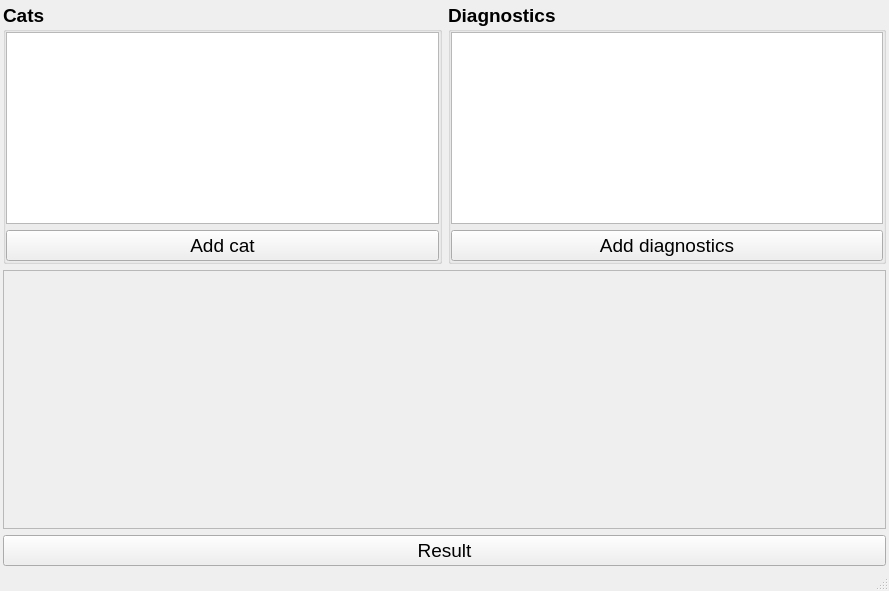
<?xml version="1.0" encoding="UTF-8"?>
<ui version="4.0">
 <class>MainWindow</class>
 <widget class="QMainWindow" name="MainWindow">
  <property name="geometry">
   <rect>
    <x>0</x>
    <y>0</y>
    <width>889</width>
    <height>591</height>
   </rect>
  </property>
  <property name="windowTitle">
   <string>MeowCare</string>
  </property>
  <widget class="QWidget" name="centralwidget">
   <layout class="QVBoxLayout" name="verticalLayout">
    <property name="leftMargin">
     <number>3</number>
    </property>
    <property name="topMargin">
     <number>3</number>
    </property>
    <property name="rightMargin">
     <number>3</number>
    </property>
    <property name="bottomMargin">
     <number>3</number>
    </property>
    <item>
     <layout class="QHBoxLayout" name="horizontalLayout">
      <item>
       <widget class="QGroupBox" name="catBox">
        <property name="font">
         <font>
          <pointsize>14</pointsize>
          <weight>75</weight>
          <bold>true</bold>
         </font>
        </property>
        <property name="title">
         <string>Cats</string>
        </property>
        <layout class="QVBoxLayout" name="verticalLayout_4">
         <property name="leftMargin">
          <number>0</number>
         </property>
         <property name="topMargin">
          <number>0</number>
         </property>
         <property name="rightMargin">
          <number>0</number>
         </property>
         <property name="bottomMargin">
          <number>0</number>
         </property>
         <item>
          <widget class="QTableView" name="gridCat">
           <property name="font">
            <font>
             <pointsize>12</pointsize>
             <weight>50</weight>
             <bold>false</bold>
            </font>
           </property>
           <attribute name="verticalHeaderVisible">
            <bool>false</bool>
           </attribute>
          </widget>
         </item>
         <item>
          <widget class="QPushButton" name="btnAddPet">
           <property name="font">
            <font>
             <pointsize>14</pointsize>
             <weight>50</weight>
             <bold>false</bold>
            </font>
           </property>
           <property name="text">
            <string>Add cat</string>
           </property>
          </widget>
         </item>
        </layout>
       </widget>
      </item>
      <item>
       <widget class="QGroupBox" name="diagBox">
        <property name="sizePolicy">
         <sizepolicy hsizetype="Preferred" vsizetype="Preferred">
          <horstretch>0</horstretch>
          <verstretch>2</verstretch>
         </sizepolicy>
        </property>
        <property name="font">
         <font>
          <pointsize>14</pointsize>
          <weight>75</weight>
          <bold>true</bold>
         </font>
        </property>
        <property name="title">
         <string>Diagnostics</string>
        </property>
        <layout class="QVBoxLayout" name="verticalLayout_2">
         <property name="leftMargin">
          <number>0</number>
         </property>
         <property name="topMargin">
          <number>0</number>
         </property>
         <property name="rightMargin">
          <number>0</number>
         </property>
         <property name="bottomMargin">
          <number>0</number>
         </property>
         <item>
          <widget class="QTableView" name="gridDiag">
           <property name="font">
            <font>
             <pointsize>12</pointsize>
             <weight>50</weight>
             <bold>false</bold>
            </font>
           </property>
           <attribute name="verticalHeaderVisible">
            <bool>false</bool>
           </attribute>
          </widget>
         </item>
         <item>
          <widget class="QPushButton" name="btnNewDiag">
           <property name="font">
            <font>
             <pointsize>14</pointsize>
             <weight>50</weight>
             <bold>false</bold>
            </font>
           </property>
           <property name="text">
            <string>Add diagnostics</string>
           </property>
          </widget>
         </item>
        </layout>
       </widget>
      </item>
     </layout>
    </item>
    <item>
     <widget class="QFrame" name="subFrame">
      <property name="sizePolicy">
       <sizepolicy hsizetype="Expanding" vsizetype="Preferred">
        <horstretch>0</horstretch>
        <verstretch>2</verstretch>
       </sizepolicy>
      </property>
      <property name="baseSize">
       <size>
        <width>0</width>
        <height>480</height>
       </size>
      </property>
      <property name="frameShape">
       <enum>QFrame::StyledPanel</enum>
      </property>
      <property name="frameShadow">
       <enum>QFrame::Raised</enum>
      </property>
     </widget>
    </item>
    <item>
     <widget class="QPushButton" name="btnCheck">
      <property name="font">
       <font>
        <pointsize>14</pointsize>
       </font>
      </property>
      <property name="text">
       <string>Result</string>
      </property>
     </widget>
    </item>
   </layout>
  </widget>
  <widget class="QStatusBar" name="statusbar"/>
 </widget>
 <resources/>
 <connections/>
</ui>
